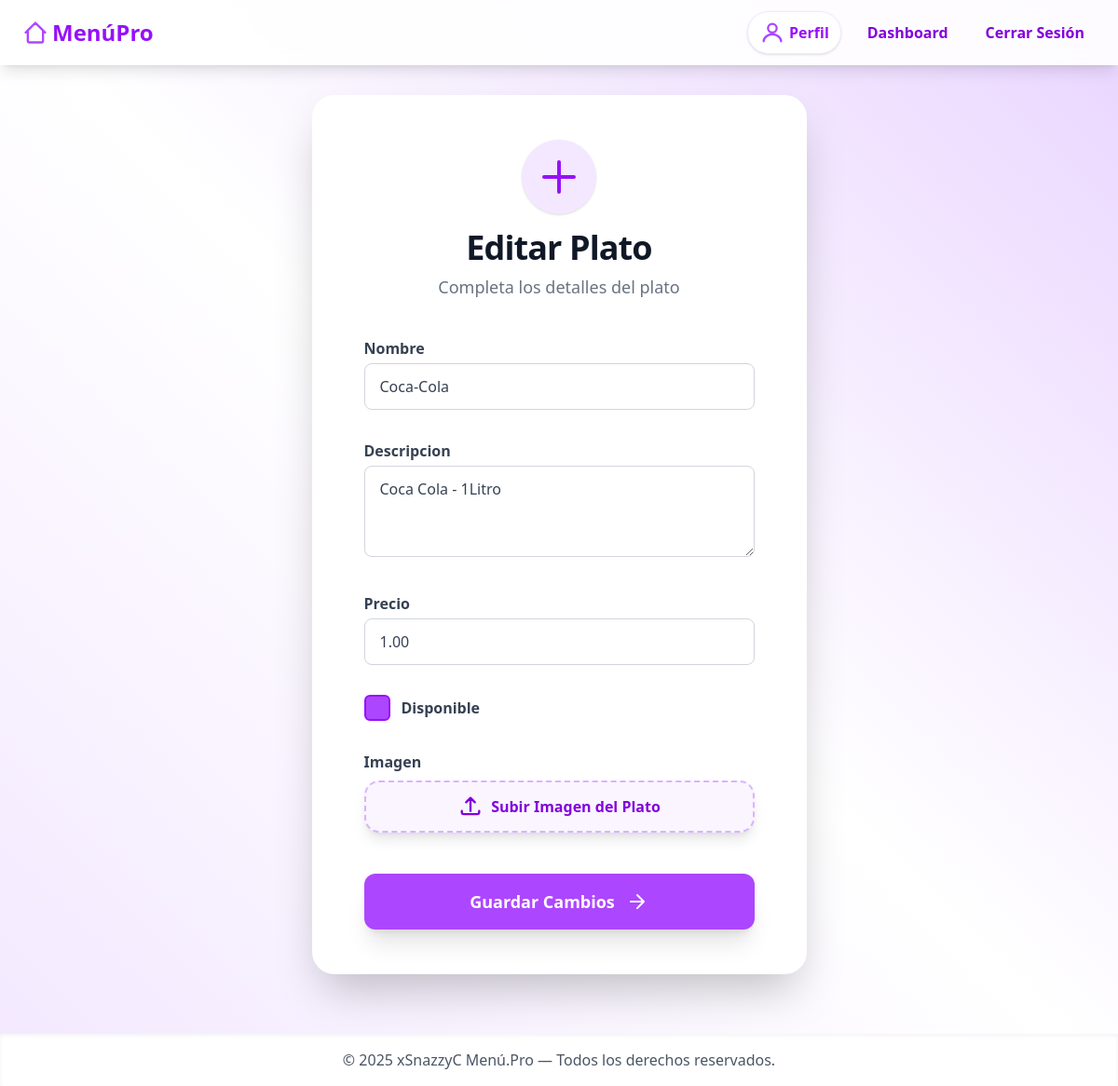
Page /platos/1/editar/ (signed in) on the committed database.
### core/models.py (models this page shows, shortened)
class Plato(models.Model):
    categoria = models.ForeignKey(Categoria, on_delete=models.CASCADE, related_name='platos')
    nombre = models.CharField(max_length=100)
    descripcion = models.TextField(blank=True)
    precio = models.DecimalField(max_digits=8, decimal_places=2)
    imagen = models.ImageField(upload_to='platos/', blank=True, null=True)
    disponible = models.BooleanField(default=True)

### core/views.py (the view, shortened to what this page needs)
# urls.py: path('platos/<int:pk>/editar/', PlatoUpdateView.as_view(), name='plato_editar'),
class PlatoUpdateView(LoginRequiredMixin, UpdateView):
    model = Plato
    form_class = PlatoForm
    template_name = 'pages/plato_form.html'
    success_url = reverse_lazy('dashboard')
    def get_queryset(self):
        return Plato.objects.filter(categoria__restaurante=self.request.user.restaurante)

### core/templates/pages/plato_form.html (shortened to what this page needs)
{% extends "layout/base.html" %}
{% block content %}
<div>
  <div class="max-w-2xl w-full bg-white rounded-3xl shadow-2xl px-14 py-12 mx-auto">
    <div class="flex flex-col items-center mb-10">
      <div class="w-20 h-20 flex items-center justify-center bg-purple-100 rounded-full mb-4 shadow">
        <svg class="w-12 h-12 text-purple-600" fill="none" stroke="currentColor" stroke-width="2" viewBox="0 0 24 24">
          <path stroke-linecap="round" stroke-linejoin="round" d="M12 4v16m8-8H4"/>
        </svg>
      </div>
      <h2 class="text-4xl font-black text-gray-900 text-center tracking-tight">
        {% if view.object %}Editar Plato{% else %}Nuevo Plato{% endif %}
      </h2>
      <p class="text-gray-500 text-center mt-2 text-lg">Completa los detalles del plato</p>
    </div>
    <form method="post" enctype="multipart/form-data" class="space-y-8">
      {% for field in form %}
        {% if field.name == "imagen" %}
          <div>
            <label class="block text-gray-700 text-base font-bold mb-2">{{ field.label }}</label>
            <div class="flex flex-col items-center gap-3">
              <label for="{{ field.id_for_label }}"
                class="cursor-pointer bg-purple-50 text-purple-700 px-6 py-3 rounded-2xl border-2 border-dashed border-purple-300 shadow-lg w-full flex items-center justify-center hover:bg-purple-200 hover:text-purple-900 transition text-base font-semibold relative">
                <svg class="w-7 h-7 mr-2" fill="none" stroke="currentColor" stroke-width="2" viewBox="0 0 24 24">
                  <path stroke-linecap="round" stroke-linejoin="round" d="M4 16v1a2 2 0 002 2h12a2 2 0 002-2v-1M16 8l-4-4-4 4m4-4v12"/>
                </svg>
                <span>
                  {% if view.object and view.object.imagen %}
                    Actualizar Imagen
                  {% else %}
                    Subir Imagen del Plato
                  {% endif %}
                </span>
              </label>
            </div>
          </div>
        {% elif field.name == "disponible" %}
          <div class="flex items-center gap-3 mt-2">
            <label class="inline-flex items-center cursor-pointer select-none">
              <input type="checkbox" name="disponible" id="{{ field.id_for_label }}"
                {% if field.value %}checked{% endif %}
                class="appearance-none w-7 h-7 border-2 rounded-md border-purple-400 bg-white checked:bg-purple-500 checked:border-purple-600 transition-all duration-200 align-middle focus:ring-2 focus:ring-purple-400">
              <span class="ml-3 text-gray-700 text-base font-semibold">Disponible</span>
            </label>
          </div>
        {% else %}
          <div>
            <label class="block text-gray-700 text-base font-bold mb-1">{{ field.label }}</label>
            {{ field }}
          </div>
        {% endif %}
      {% endfor %}
      <div>
        <button type="submit"
          class="w-full flex items-center justify-center gap-3 bg-purple-500 hover:bg-purple-600 text-white font-black text-lg py-4 rounded-xl shadow-xl focus:outline-none focus:ring-2 focus:ring-purple-400 transition">
          <span>{% if view.object %}Guardar Cambios{% else %}Agregar Plato{% endif %}</span>
          <svg class="w-6 h-6" fill="none" stroke="currentColor" stroke-width="2" viewBox="0 0 24 24">
            <path stroke-linecap="round" stroke-linejoin="round" d="M5 12h14M12 5l7 7-7 7"/>
          </svg>
        </button>
      </div>
    </form>
  </div>
</div>
{% endblock %}

### rows in the picture
Plato: form "Coca-Cola" "Coca Cola - 1Litro" "1.00"

### other values in the picture
{{ field.label }} "Nombre" "Descripcion" "Precio"
{{ field.label }} "Imagen"
